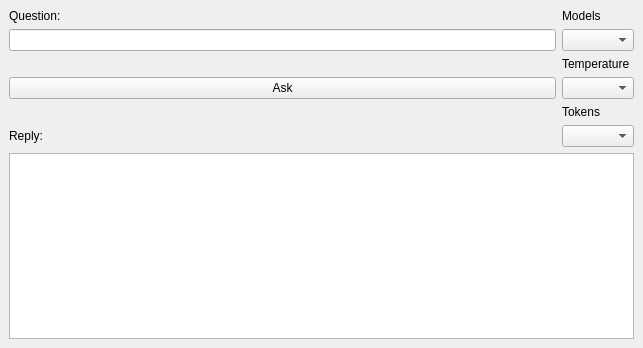
<?xml version="1.0" encoding="UTF-8"?>
<ui version="4.0">
 <class>MainWindow</class>
 <widget class="QMainWindow" name="MainWindow">
  <property name="geometry">
   <rect>
    <x>0</x>
    <y>0</y>
    <width>643</width>
    <height>348</height>
   </rect>
  </property>
  <property name="windowTitle">
   <string>MainWindow</string>
  </property>
  <widget class="QWidget" name="centralwidget">
   <layout class="QGridLayout" name="gridLayout">
    <item row="3" column="0">
     <widget class="QPushButton" name="ask_button">
      <property name="text">
       <string>Ask</string>
      </property>
     </widget>
    </item>
    <item row="4" column="1">
     <widget class="QLabel" name="tokens_label">
      <property name="statusTip">
       <string extracomment="Max Tokens ChatGPT will use. ChatGPT converts each word into a legible token whenever you ask a question."/>
      </property>
      <property name="text">
       <string>Tokens</string>
      </property>
     </widget>
    </item>
    <item row="5" column="0">
     <widget class="QLabel" name="reply_label">
      <property name="text">
       <string>Reply:</string>
      </property>
     </widget>
    </item>
    <item row="2" column="1">
     <widget class="QLabel" name="temp_label">
      <property name="focusPolicy">
       <enum>Qt::ClickFocus</enum>
      </property>
      <property name="statusTip">
       <string extracomment="The setting is &quot;temperature,&quot; and whether you take it literally or metaphorically, the lower the temperature, the more literal the text output. The higher the temperature, the more all rules go out the window.">Temperature</string>
      </property>
      <property name="text">
       <string>Temperature</string>
      </property>
     </widget>
    </item>
    <item row="5" column="1">
     <widget class="QComboBox" name="tokens_combobox"/>
    </item>
    <item row="0" column="1">
     <widget class="QLabel" name="models_label">
      <property name="statusTip">
       <string extracomment="Choosing a model is equivalent to choosing an AI. Unlike the human brain, models or AIs tend to be highly specialized for a specific set of tasks or inputs.">Models</string>
      </property>
      <property name="text">
       <string>Models</string>
      </property>
     </widget>
    </item>
    <item row="1" column="1">
     <widget class="QComboBox" name="models_combobox">
      <property name="toolTip">
       <string>Model that ChatGPT uses. eg. gpt-3.5-turbo</string>
      </property>
     </widget>
    </item>
    <item row="7" column="0" colspan="2">
     <widget class="QTextEdit" name="reply_box">
      <property name="readOnly">
       <bool>true</bool>
      </property>
     </widget>
    </item>
    <item row="0" column="0">
     <widget class="QLabel" name="question_label">
      <property name="text">
       <string>Question:</string>
      </property>
     </widget>
    </item>
    <item row="3" column="1">
     <widget class="QComboBox" name="temp_combobox"/>
    </item>
    <item row="1" column="0">
     <widget class="QLineEdit" name="question_box"/>
    </item>
   </layout>
  </widget>
 </widget>
 <resources/>
 <connections/>
</ui>
